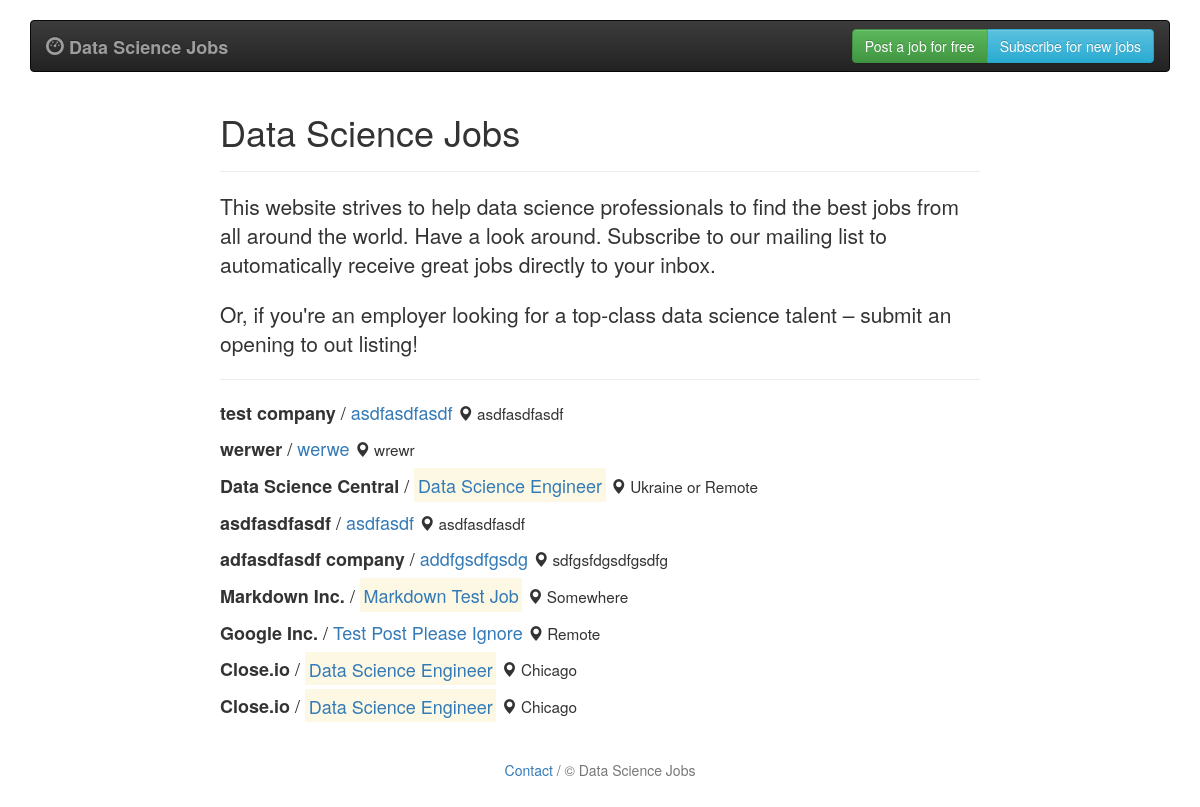
The page / on the database its author committed.
### dsj.py (models this page shows, shortened)
class Job(db.Model):
    id = db.Column(db.Integer, primary_key = True)
    create_date = db.Column(db.DateTime)
    publish_date = db.Column(db.DateTime)
    archive_date = db.Column(db.DateTime)
    status = db.Column(db.String(50))
    extended = db.Column(db.Boolean)
    highlighted = db.Column(db.Boolean)
    mailing_list = db.Column(db.Boolean)
    title = db.Column(db.String(100))
    company = db.Column(db.String(100))
    location = db.Column(db.String(50))
    company_link = db.Column(db.String(200))
    summary = db.Column(db.String(2000))
    requirements = db.Column(db.String(2000))
    about = db.Column(db.String(2000))
    apply_info = db.Column(db.String(200))
    contact_email = db.Column(db.String(120))
    contact_name = db.Column(db.String(120))

### dsj.py (the view)
@app.route('/')
def homepage():
    jobs = Job.query.filter_by(status = 'Active').order_by(desc(Job.id)).all()
    return render_template("home.html", jobs = jobs)

### templates/home.html
{% extends "base.html" %}
{% block content %}
    <div class="container-narrow">
        <div class = "page-header">
            <h1>Data Science Jobs</h1>
        </div>
        <p class = "lead">
        This website strives to help data science professionals to find the best jobs from all around the world. Have a look around. Subscribe to our mailing list to automatically receive great jobs directly to your inbox. </p>
        <p class = "lead">
        Or, if you're an employer looking for a top-class data science talent &ndash; submit an opening to out listing!
        </p>
        <hr />
        {% for job in jobs %}
        <p class = "job-listing">
            <strong>{{ job.company }}</strong> / {% if job.highlighted == 1 %}<mark>{% endif %}<a href="/job/{{ job.id }}">{{ job.title }}</a>{% if job.highlighted == 1 %}</mark>{% endif %} <small><span class="glyphicon glyphicon-map-marker" aria-hidden="true"></span> {{ job.location }}</small>
        </p>
        {% endfor %}
    </div>
{% endblock %}

### templates/base.html (shortened to what this page needs)
<!DOCTYPE html>
<html>
    <head>
        <link rel="stylesheet" href="https://maxcdn.bootstrapcdn.com/bootstrap/3.3.6/css/bootstrap.min.css">
        <link rel="stylesheet" href="https://maxcdn.bootstrapcdn.com/bootstrap/3.3.6/css/bootstrap-theme.min.css">
        <link rel = "stylesheet" href = "{{ url_for('static', filename = 'style.css') }}" type = "text/css" />
    </head>
    <body>
        <div class = "container">
            <nav class="navbar navbar-inverse">
                <div class="container-fluid">
                    <div class="navbar-header">
                        <a class="navbar-brand" href="/">
                            <span class="glyphicon glyphicon-dashboard" aria-hidden="true"></span>
                            <b>Data Science Jobs</b>
                        </a>
                    </div>
                    <div class="collapse navbar-collapse" id="bs-example-navbar-collapse-1">
                        <ul class = "nav navbar-nav navbar-right">
                            <li>
                                <div class="btn-group" role="group" aria-label="nav-group">
                                    <a type="button" class="btn btn-success navbar-btn" href="{{ url_for('add_job') }}">Post a job for free</a>
                                    <a type="button" class="btn btn-info navbar-btn" id="open-popup">Subscribe for new jobs</a>
                                </div>
                            </li>
                        </ul>
                    </div>
                </div>
            </nav>
            {% block content %}{% endblock %}
            <p class="text-muted text-center footer"><a href="#">Contact</a> / &copy; Data Science Jobs</p>
        </div>
    </body>
    </html>

### static/style.css (style rules this page uses)
body { padding-top: 20px; padding-bottom: 20px; }
.container-narrow { margin: 0 auto; max-width: 760px; }
.job-listing { font-size: 18px !important; }
.footer { padding-top: 30px; }

### rows shown on the page
Job: company "test company", title "asdfasdfasdf", location "asdfasdfasdf"
Job: company "werwer", title "werwe", location "wrewr"
Job: company "Data Science Central", title "Data Science Engineer", location "Ukraine or Remote"
Job: company "asdfasdfasdf", title "asdfasdf", location "asdfasdfasdf"
Job: company "adfasdfasdf company", title "addfgsdfgsdg", location "sdfgsfdgsdfgsdfg"
Job: company "Markdown Inc.", title "Markdown Test Job", location "Somewhere"
Job: company "Google Inc.", title "Test Post Please Ignore", location "Remote"
Job: company "Close.io", title "Data Science Engineer", location "Chicago"
Job: company "Close.io", title "Data Science Engineer", location "Chicago"
